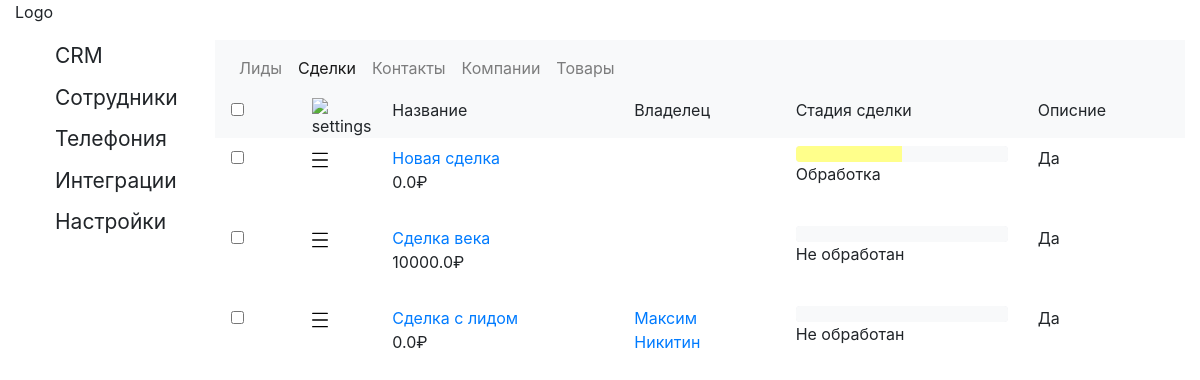
/deal, run on the app's committed database.
### core/models.py (models this page shows, shortened)
class CrmEntity(models.Model):
    _name = models.CharField("ФИО клиента", max_length=50, blank=True)
    _phone_number = models.CharField("Номер телефона", max_length=15, blank=True)
    _email = models.EmailField("Почта", blank=True)
    _contact = models.ForeignKey(Contact, on_delete=models.SET_NULL, null=True)
    _opportunity = models.FloatField(default=0)
    _description = models.TextField("Описание", blank=True)
    @property
    def name(self):
        return self._name
    @property
    def phone_number(self):
        return self._phone_number
    @property
    def email(self):
        return self._email
    @property
    def contact(self):
        return self._contact
    @property
    def opportunity(self):
        return self._opportunity
    @property
    def description(self):
        return self._description

class Deal(CrmEntity):
    _title = models.CharField("Название сделки", max_length=50, default="Сделка №%s"%(str(id)))
    _stage_id = models.IntegerField("Стадия сделки", default=1)
    _lead = models.ForeignKey(Lead,on_delete=models.SET_NULL, null=True)
    @property
    def title(self):
        return self._title
    @property
    def stage_id(self):
        return self._stage_id
    def getStageId(self):
        return StageId.objects.filter(id=self._stage_id)[0]
    @property
    def lead(self):
        return self._lead

class StageId(models.Model):
    _container = models.ForeignKey(StageContainer, on_delete=models.SET_NULL, null=True)
    _name = models.CharField("Название стадии", max_length=30, blank=False, default="ti")
    _color = models.CharField("Цвет", max_length=6, default="#ffffff")
    @property
    def container(self):
        return self._container
    @property
    def name(self):
        return self._name
    @property
    def color(self):
        return self._color

### core/views.py (the view)
# urls.py: path('deal', views.deal, name = 'deal'),
def deal(request):
    progress_width = str(round(100/len(StageId.objects.filter(_container=StageContainer.objects.all()[1])),2))
    progress_width = progress_width.replace(",",".")
    data = {
        "items" : Deal.objects.all(),
        "deal_stages" : StageId.objects.filter(_container=StageContainer.objects.all()[1]),
        "progress_width" : progress_width
    }
    return render(request, "deal.html", data)

### core/models.py (called while the page is built)
    @property
    def first_name(self):
        return self._first_name

    @property
    def last_name(self):
        return self._last_name

### templates/deal.html (shortened to what this page needs)
{% extends 'index.html' %}
{% block content %}
    <div class="crm-header">
        <div class="row">
            <div class="col-1">
                <input class="form-check-input" type="checkbox" value="" id="defaultCheck1">
            </div>
            <div class="col-1">
                <img src="https://img.icons8.com/ios/50/000000/settings.png" alt="settings" width="16" height="16"/>
            </div>
            <div class="col-3">
                <p>Название</p>
            </div>
            <div class="col-2">
              <p>Владелец</p>
            </div>
            <div class="col-3">
                <p>Стадия сделки</p>
            </div>
            <div class="col-2">
                <p>Описние</p>
            </div>
        </div>
    </div>
    {% for i in items %}
        <div class="crm-card crm-deal-card-id-{{ i.id }}">
            <div class="row">
                <div class="col-1">
                    <input class="form-check-input" type="checkbox" value="" id="defaultCheck1">
                </div>
                <div class="col-1">
                    <img src="http://127.0.0.1:8000/static/img/menu.svg" alt="menu" width="16" height="16">
                </div>
                <div class="col-3">
                    <a href="">{{ i.title }}</a>
                    <p>{{ i.opportunity }}₽</p>
                </div>
                <div class="col-2">
                    {% if i.contact == None %}
                        <p>{{ i.name }}</p>
                    {% else %}
                        <a href="#">{{ i.contact.first_name }} {{ i.contact.last_name }}</a>
                    {% endif %}
                </div>
                <div class="col-3">
                    <div class="progress lead-progress-bar">
                        {% for stage in deal_stages %}
                            {% if i.stage_id >= stage.id %}
                                <div class="progress-bar" style="background-color: #{{ i.getStageId.color }}!important;width: {{ progress_width }}%;"
                                role="progressbar" aria-valuenow="15" aria-valuemin="0" aria-valuemax="100"></div>
                            {% else %}
                                <div class="progress-bar" style="background-color: #F8F9FA!important;width: {{ progress_width }}%;"
                                role="progressbar" aria-valuenow="15" aria-valuemin="0" aria-valuemax="100"></div>
                            {% endif %}
                        {% endfor %}
                    </div>
                    <p>{{ i.getStageId.name }}</p>
                </div>
                <div class="col-2">
                    <p>Да</p>
                </div>
            </div>
        </div>
    {% endfor %}
{% endblock %}

### static/css/style.css (style rules this page uses)
.crm-card { padding: 8px 16px 8px 16px; align-items: center; }
.crm-header { background-color: #F8F9FA; padding: 2px 16px 0px 16px; }
.form-check-input { margin-left: 0!important; }

### data on the page
Deal: title "Новая сделка", opportunity "0.0", getStageId.name "Обработка"
StageId: {{ progress_width }} 25.0 (drawn)
StageId: {{ progress_width }} 25.0 (drawn)
StageId: {{ progress_width }} 25.0 (drawn)
StageId: {{ progress_width }} 25.0 (drawn)
Deal: title "Сделка века", opportunity "10000.0", getStageId.name "Не обработан"
Deal: title "Сделка с лидом", opportunity "0.0", contact.first_name "Максим", contact.last_name "Никитин", getStageId.name "Не обработан"
